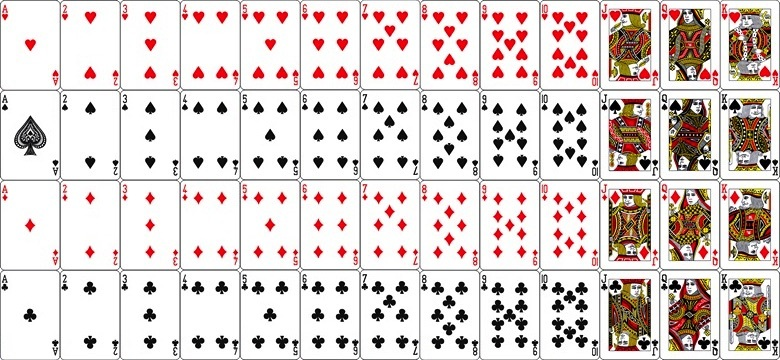
#> input picture cards.jpg, 780 x 360 px, found by its file name
$ python 6-1.py
#> lines starting #> are read from the running program, lines starting #| are printed output that depends on the picture
import requests
import cv2 as cv
import os
import matplotlib.pyplot as plt
import numpy as np

card_images = []

def load_image():
  image_name = 'cards.jpg'
  vsplit_number = 4
  hsplit_number = 13

  if not os.path.isfile(image_name):
    response = requests.get('http://3156.bz/techgym/cards.jpg', allow_redirects=False)
    with open(image_name, 'wb') as image:
      image.write(response.content)

  img = cv.imread('./'+image_name)
#> img is the input picture: shape (360, 780, 3); mean B, G, R 206.2, 208.8, 219.7
  img = cv.cvtColor(img, cv.COLOR_BGR2RGB)

  h, w = img.shape[:2]
#> h = 360; w = 780
  crop_img = img[:h // vsplit_number * vsplit_number, :w // hsplit_number * hsplit_number]

  card_images.clear()
  for h_image in np.vsplit(crop_img, vsplit_number):
    for v_image in np.hsplit(h_image, hsplit_number):
      card_images.append(v_image)
#> this loop made 4 passes
#> after the loop, card_images = 52 items

class Card:
  def __init__(self,mark,display_name,number,image):
    self.mark = mark
    self.display_name = display_name
    self.number = number
    self.image = image

def play():
  load_image()
  show_test()

def show_test():
  plt.subplot(1,6,1)
  plt.axis("off")
  plt.imshow(card_images[20])
  plt.subplot(1,6,2)
  plt.axis("off")
  plt.imshow(card_images[33])
  plt.show()
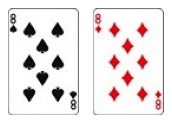
#> figure drawn by matplotlib, 2 panels

play()
